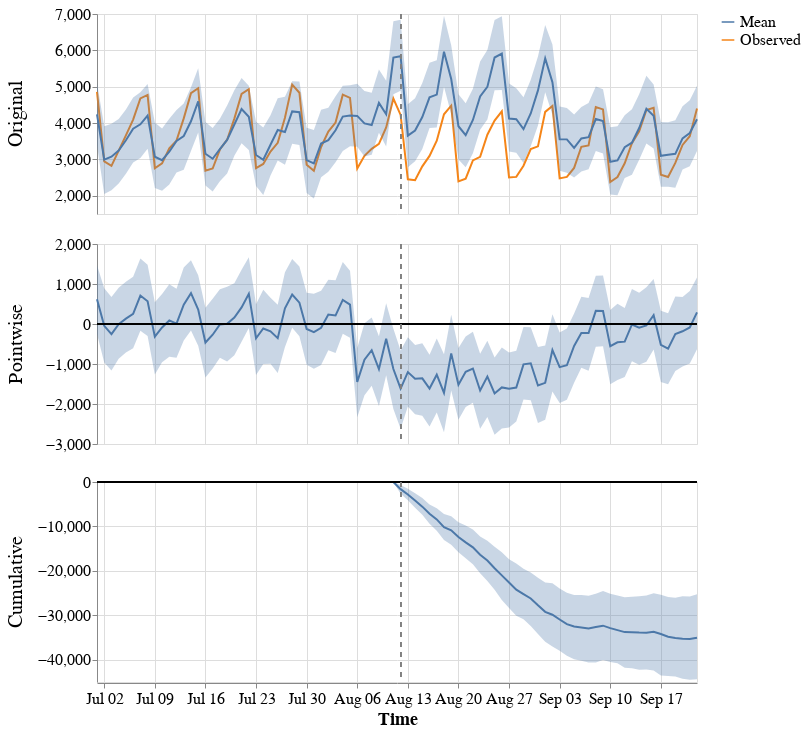

The code cell stored with this chart in its notebook:
### Code cell
# apparel_and_accesories

causalimpact.plot(app_acc_causal)

### Figure 1 — Vega-Lite specification as saved in the notebook (floating-point values rounded to 4 significant figures; data arrays with more than 128 entries replaced by an {"elided": "..."} marker saying what was removed)
{"config": {"view": {"continuousWidth": 300, "continuousHeight": 300}, "axis": {"labelFontSize": 16, "titleFontSize": 18}, "background": "white", "header": {"labelFontSize": 20}}, "data": {"name": "data-e86f01dd5ee491cc8d46506eac9d8318"}, "facet": {"row": {"field": "scale_pretty", "sort": ["Original", "Pointwise", "Cumulative"], "title": "", "type": "nominal"}}, "spec": {"layer": [{"mark": {"type": "line"}, "encoding": {"color": {"field": "stat_pretty", "legend": {"labelFontSize": 16, "symbolSize": 160, "title": ""}, "type": "nominal"}, "x": {"field": "time", "title": "Time", "type": "temporal"}, "y": {"field": "value", "scale": {"zero": false}, "title": "", "type": "quantitative"}}}, {"mark": {"type": "area", "opacity": 0.3}, "encoding": {"x": {"field": "time", "title": "Time", "type": "temporal"}, "y": {"field": "upper", "type": "quantitative"}, "y2": {"field": "lower"}}}, {"mark": {"type": "rule"}, "encoding": {"y": {"field": "zero", "type": "quantitative"}}}, {"mark": {"type": "rule", "strokeDash": [5, 5]}, "encoding": {"color": {"value": "grey"}, "x": {"field": "post_period_start", "type": "temporal"}}}], "height": 200, "width": 600}, "resolve": {"scale": {"y": "independent"}}, "$schema": "https://vega.github.io/schema/vega-lite/v5.20.1.json", "datasets": {"data-e86f01dd5ee491cc8d46506eac9d8318": {"elided": "336 records"}}}
